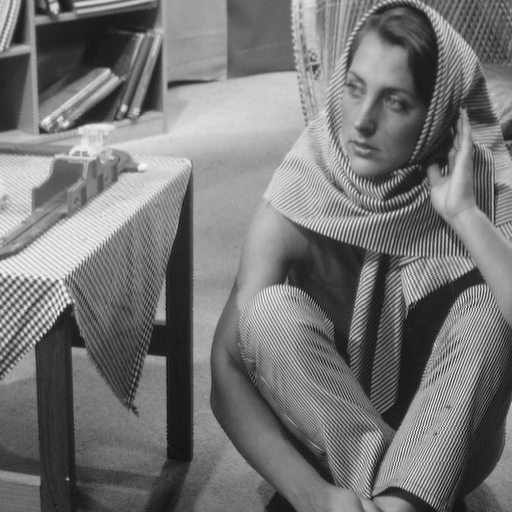
#> input picture assignment-1-transformations/2/data/barbara.png, 512 x 512 px
$ jupyter execute --allow-errors question2.ipynb
#> lines starting #> are read from the running program, lines starting #| are printed output that depends on the picture
[cell 1]
import numpy as np
import matplotlib.pyplot as plt
import matplotlib.image as mpimg
import matplotlib as mpl

parameters = {'axes.titlesize': 10}
plt.rcParams.update(parameters)

[cell 2]
def myForegroundMask(input_file,cmap="gray",offset=2):
    name = input_file.split(".")[2]
    input_image = cv2.imread(input_file,0)
    new_image = np.zeros_like(input_image)

    parameters = {'axes.titlesize': 10}
    plt.rcParams.update(parameters)

    print(np.max(input_image))

    r,c = input_image.shape[:2]

    for i in range(input_image.shape[0]):
        for j in range(input_image.shape[1]):
            if input_image[i][j] < np.mean(input_image)+offset:
                new_image[i][j]=0
            else:
                new_image[i][j]=1

    masked_image = new_image*input_image

    fig,axes = plt.subplots(1,3, constrained_layout=True)
    axes[0].imshow(input_image,cmap="gray")
    axes[0].axis("on")
    axes[0].set_title("Original Image")

    axes[1].imshow(new_image,cmap="gray")
    axes[1].axis("on")
    axes[1].set_title("Foreground Mask(th = 2)")

    im = axes[2].imshow(masked_image*2,cmap="gray")
    axes[2].axis("on")
    axes[2].set_title("Masked Image")


    fig.colorbar(im,ax=axes.ravel().tolist(),shrink=0.45)
    plt.show()
    plt.savefig(".."+name+"ForegroundMask.png",cmap=cmap,bbox_inches="tight",pad=-1)

    plt.imsave(".." + name+"Mask.png",new_image,cmap=cmap)
    cv2.imwrite(".." + name+"ForegroundMasked.png",masked_image)

[cell 3]
input_file = "../data/statue.png"
#> (the rest of this cell did not finish here and is left out)

[cell 4]
from tqdm import tqdm
import cv2
from seaborn import distplot,kdeplot

def plot_hist(input_file,input_image,output_image):
    """
    input : input_file_path, input_image, output_image
    output : saves the histograms for both the images for comparison
    dependencies : seaborn, numpy, matplotlib
    """
    name = input_file.split(".")[2]
    plt.figure()
    plt.title("Normalized Histogram Plots for Images")
    ax = distplot(input_image,color='r',label ="Input Histogram",hist_kws={"alpha": 0.3, "linewidth": 1.5},bins=256,hist=False)
    ax = distplot(output_image,color="b",label ="Contrast Stretched Histogram",hist_kws={"alpha": 0.3,"linewidth": 1.5},bins=256,hist=False)
    l1 = ax.lines[0]
    x1 = l1.get_xydata()[:,0]
    y1 = l1.get_xydata()[:,1]
    ax.fill_between(x1,y1, color="red", alpha=0.3)
    l2 = ax.lines[1]
    x2 = l2.get_xydata()[:,0]
    y2 = l2.get_xydata()[:,1]
    ax.fill_between(x2,y2, color="blue", alpha=0.3)
    plt.legend()
    plt.savefig(".."+name+"LCSHistogram.png",bbox_inches="tight",pad=-1)


# [13 lines left out: function truncate, not called in this run]


def myLinearContrastStretching(input_file,x1=[0,255],x2=[0,255],cmap="gray"):
    """
    input : <input_file_path>, input_image_range(x1), output_image_range(x2), cmap(optional)
    output : Saves the linear contrast stretched image
    x1 : [r1,r2] (by default = [0,255])
    x2 : [s1,s2] (by default = [0,255])
    """
    r1,r2 = x1
    s1,s2 = x2
    name = input_file.split(".")[2]
    input_image = cv2.imread(input_file)
    d = 1
    if len(input_image.shape)>2:
        r,c,d = input_image.shape
    else:
        r,c = input_image.shape

    if d==1:
        new_image=np.zeros_like(input_image)
        for i in tqdm(range(r)):
            for j in range(c):
                input_pixel = input_image[i,j]
                if input_pixel<=r1:
                    input_pixel = (s1/r1) * input_pixel
                elif input_pixel>r1 and input_pixel <= r2:
                    input_pixel = ((s2-s1)/(r2-r1))*(input_pixel-r1) + s1
                else:
                    input_pixel = ((255.0-s2)/(255.0-r2))*(input_pixel-r2) + s2
                new_image[i][j]= input_pixel
        new_image = truncate(new_image)
        plot_hist(input_file,input_image,new_image)

    else:
        input_image = cv2.cvtColor(input_image,cv2.COLOR_BGR2RGB)
        hsv_image = cv2.cvtColor(input_image,cv2.COLOR_RGB2HSV)
        h,s,v = cv2.split(hsv_image)
        v_new = v.copy()
        for i in tqdm(range(r)):
            for j in range(c):
                input_pixel = v[i,j]
                if input_pixel<=r1:
                    input_pixel = (s1/r1) * input_pixel
                elif input_pixel>r1 and input_pixel <= r2:
                    input_pixel = ((s2-s1)/(r2-r1))*(input_pixel-r1) + s1
                else:
                    input_pixel = ((255.0-s2)/(255.0-r2))*(input_pixel-r2) + s2
                v_new[i,j]= input_pixel

        hsv_image[:,:,2] = v_new
        plot_hist(input_file,v,v_new)
        new_image = cv2.cvtColor(hsv_image,cv2.COLOR_HSV2RGB)


    fig,axes = plt.subplots(1,2, constrained_layout=True)
    axes[0].imshow(input_image,cmap="gray")
    axes[0].axis("on")
    axes[0].set_title(r"Original Image")
    im = axes[1].imshow(new_image,cmap="gray")
    axes[1].axis("on")
    axes[1].set_title(r"Linear Contrast Stretched Image")

    cbar = fig.colorbar(im,ax=axes.ravel().tolist(),shrink=0.45)
    #plt.show()
    plt.savefig(".."+name+"LCS.png",bbox_inches="tight",pad=-1)

# [5 lines of commented-out code are left out]

    plt.imsave(".." + name+"LinearContrastStretching.png",new_image,cmap=cmap)

[cell 5]
input_file = "../data/chestXray.png"
#> (the rest of this cell did not finish here and is left out)


[cell 6]
input_file = "../data/barbara.png"
#> (the rest of this cell did not finish here and is left out)

#> call 2 of myLinearContrastStretching, with input_file = '../data/barbara.png', cmap = 'gray'
#> in myLinearContrastStretching, input_image is the input picture: shape (512, 512, 3); min 12, max 246, mean 117.4
#> in myLinearContrastStretching (call 2), `hsv_image = cv2.cvtColor(input_image,cv2.COLOR_RGB2HSV)`: hsv_image: shape (512, 512, 3); mean H, S, V 0, 0, 117.4
#> in myLinearContrastStretching (call 2), `h,s,v = cv2.split(hsv_image)`: h: shape (512, 512); every value is 0
#> after the loop in myLinearContrastStretching (call 2), `for i in tqdm(range(r)):`:
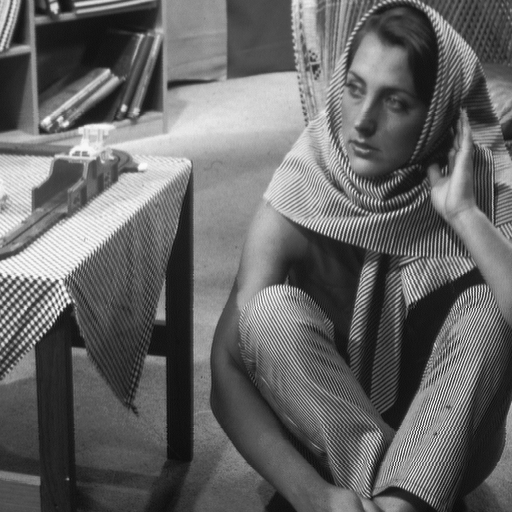
#> v_new: shape (512, 512); min 9, max 251, mean 102
#> in myLinearContrastStretching (call 2), `hsv_image[:,:,2] = v_new`: hsv_image: shape (512, 512, 3); mean H, S, V 0, 0, 102
#> in plot_hist, `x1 = l1.get_xydata()[:,0]`: x1 = 200 values from -1.51 to 259.5
#> in plot_hist, `y1 = l1.get_xydata()[:,1]`: y1 = 200 values, max 0.0072 at index 122, min 1.37e-08 at index 0, mean 0.00381
#> in plot_hist, `x2 = l2.get_xydata()[:,0]`: x2 = 200 values from -5.62 to 265.6
#> in plot_hist, `y2 = l2.get_xydata()[:,1]`: y2 = 200 values, max 0.00864 at index 61, min 4.58e-08 at index 0, mean 0.00367
#> in plot_hist, `plt.savefig(".."+name+"LCSHistogram.png",bbox_inches="tight",pad=-1)`:
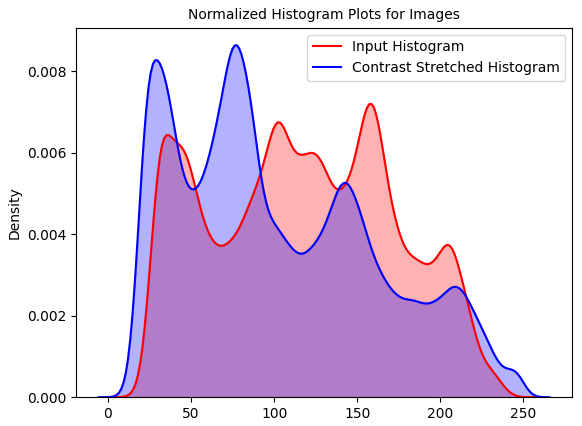
#> figure drawn by matplotlib, 1 panel; curve peaks at x = 158.5, y = 0.0072; curve peaks at x = 77.52, y = 0.00864

[cell 7]
input_file = "../data/statueForegroundMasked.png"
#> (the rest of this cell did not finish here and is left out)

#> call 3 of myLinearContrastStretching, with input_file = '../data/statueForegroundMasked.png', cmap = 'gray'
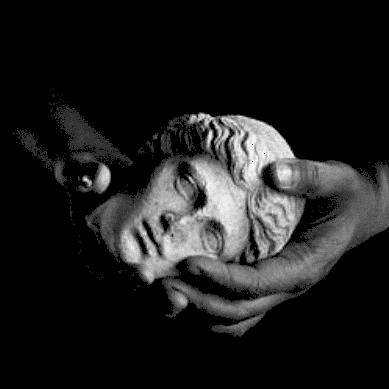
#> input picture assignment-1-transformations/2/images/statueForegroundMasked.png, 389 x 389 px, found by its file name
#> in myLinearContrastStretching, input_image is the input picture: shape (389, 389, 3); min 0, max 254, mean 29.6
#> in myLinearContrastStretching (call 3), `hsv_image = cv2.cvtColor(input_image,cv2.COLOR_RGB2HSV)`: hsv_image: shape (389, 389, 3); mean H, S, V 0, 0, 29.6
#> in myLinearContrastStretching (call 3), `h,s,v = cv2.split(hsv_image)`: h: shape (389, 389); every value is 0
#> after the loop in myLinearContrastStretching (call 3), `for i in tqdm(range(r)):`:
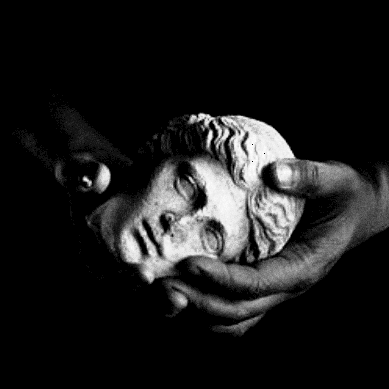
#> v_new: shape (389, 389); min 0, max 254, mean 28.4
#> in myLinearContrastStretching (call 3), `hsv_image[:,:,2] = v_new`: hsv_image: shape (389, 389, 3); mean H, S, V 0, 0, 28.4
#> call 2 of plot_hist, with input_file = '../data/statueForegroundMasked.png'
#> in plot_hist (call 2), `x1 = l1.get_xydata()[:,0]`: x1 = 200 values from -15.95 to 269.9
#> in plot_hist (call 2), `y1 = l1.get_xydata()[:,1]`: y1 = 200 values, max 0.0558 at index 11, min 4.3e-08 at index 199, mean 0.00348
#> in plot_hist (call 2), `x2 = l2.get_xydata()[:,0]`: x2 = 200 values from -16.83 to 270.8
#> in plot_hist (call 2), `y2 = l2.get_xydata()[:,1]`: y2 = 200 values, max 0.0527 at index 12, min 1.37e-07 at index 199, mean 0.00346
#> in plot_hist (call 2), `plt.savefig(".."+name+"LCSHistogram.png",bbox_inches="tight",pad=-1)`:
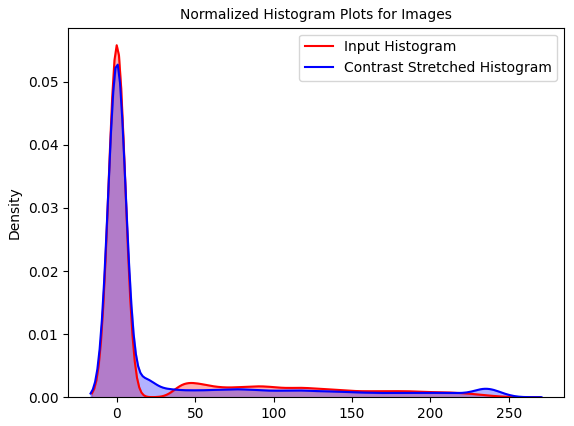
#> figure drawn by matplotlib, 1 panel; curve peaks at x = -0.144, y = 0.0558; curve peaks at x = 0.521, y = 0.0527

[cell 8]
input_file = "../data/church.png"
#> (the rest of this cell did not finish here and is left out)


[cell 9]
input_file = "../data/canyon.png"
#> (the rest of this cell did not finish here and is left out)

[cell 10]
input_file = "../data/TEM.png"
#> (the rest of this cell did not finish here and is left out)

[cell 11]
import cv2
from seaborn import distplot
from tqdm import tqdm

# [51 lines left out: functions plot_hist, truncateHE, calculate_CDF, not called in this run]

def myHE(input_file,cmap="gray"):
    """
    This is the Histogram Equalization Function.
    input : the input image
    output : None
    Saves Histogram Equalized image
    """

    ## SETTING FONT-SIZE FOR PLOTTING
    parameters = {'axes.titlesize': 10}
    plt.rcParams.update(parameters)

    name = input_file.split(".")[2]
    input_image = cv2.imread(input_file)

    new_image = np.zeros_like(input_image)

    d = 1
    if len(input_image.shape)>2:
        r,c,d = input_image.shape
    else:
        r,c = input_image.shape

    if d==1:
        new_input = input_image
        maximum = int(np.max(new_input))
        cum = calculate_CDF(new_input,maximum,r,c)

        for i in tqdm(range(r)):
            for j in range(c):
                new_image[i,j] = truncateHE(cum[int(new_input[i][j])]*maximum)
        plot_hist(input_file,input_image,new_image)

    else:
        input_image = cv2.cvtColor(input_image,cv2.COLOR_BGR2RGB)
        hsv_image = cv2.cvtColor(input_image,cv2.COLOR_RGB2HSV)
        output_image = zeros_like(hsv_image)
        h,s,v = cv2.split(hsv_image)
        v_copy = v.copy()
        maximum = int(np.max(v))
        cum = calculate_CDF(v,maximum,r,c)
        for i in tqdm(range(r)):
            for j in range(c):
                v_copy[i,j] = truncateHE(cum[int(v[i,j])]*maximum)

        plot_hist(input_file,input_image,v_copy)

        output_image[:,:,2] = v_copy
        output_image[:,:,0] = h
        output_image[:,:,1] = s

        output_image = cv2.cvtColor(output_image,cv2.COLOR_HSV2RGB)


    fig,axes = plt.subplots(1,2, constrained_layout=True)


    axes[0].imshow(input_image,cmap=cmap)
    axes[0].axis("on")
    axes[0].set_title("Original Image")

    im = axes[1].imshow(output_image, cmap=cmap)
    axes[1].axis("on")
    axes[1].set_title("Histogram Equalized")

    cbar = fig.colorbar(im,ax=axes.ravel().tolist(),shrink=0.35)
    plt.savefig(".."+name+"HistEq.png",bbox_inches="tight",pad=-1)

    if d==3:
        plt.imsave(".." + name+"HE.png",output_image)
    else:
        plt.imsave(".." + name+"HE.png",output_image,cmap=cmap)

[cell 12]
input_file = "../data/church.png"
#> (the rest of this cell did not finish here and is left out)


[cell 13]
input_file = "../data/TEM.png"
#> (the rest of this cell did not finish here and is left out)

input_file = "../data/chestXray.png"
myHE(input_file)

[cell 14]
input_file = "../data/barbara.png"
#> (the rest of this cell did not finish here and is left out)


[cell 15]
input_file = "../data/statueForegroundMasked.png"
#> (the rest of this cell did not finish here and is left out)
